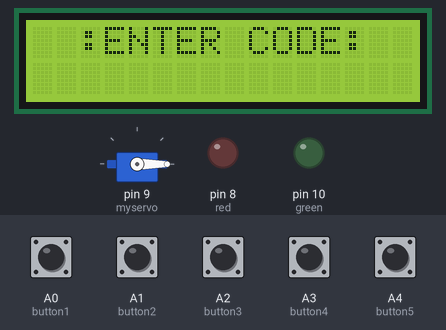
Bench run of a sketch on a simulated Arduino Uno, built with avr-gcc and run on an emulated ATmega328P. On the bench: 16×2 character LCD, servo, output pins drawn as LEDs (lit = HIGH). The inputs (shaded band) are chosen by the test bench; at power-on: A0 (button1), A1 (button2), A2 (button3), A3 (button4), A4 (button5) LOW.

Above: at 1.2 s.
1.3 s: A0 (button1) pulled HIGH for 0.15 s
At 2.1 s:
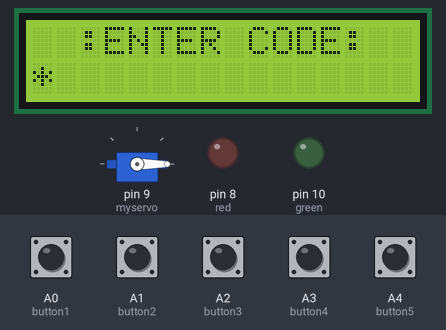
2.9 s: A1 (button2) pulled HIGH for 0.15 s
At 3.3 s:
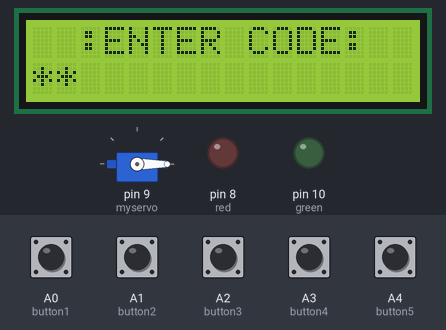
4.5 s: A2 (button3) pulled HIGH for 0.15 s
At 5.7 s:
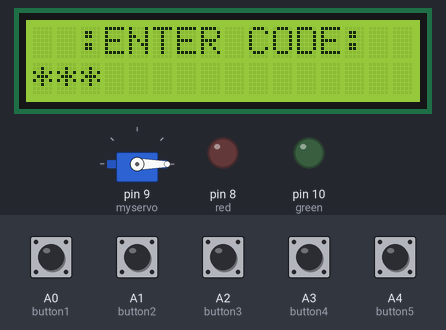
6.1 s: A3 (button4) pulled HIGH for 0.15 s
At 7.0 s:
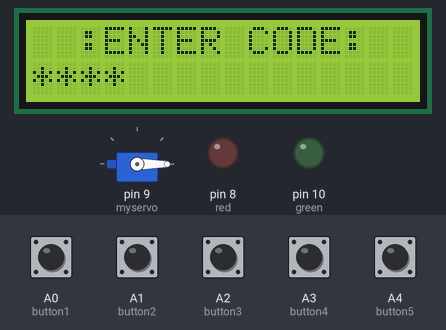
7.7 s: A4 (button5) pulled HIGH for 0.15 s
At 8.4 s:
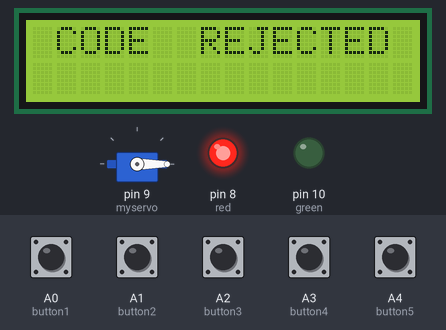
Timing chart, 0 to 14.2 s (numbered marks = the images above; inputs shaded):
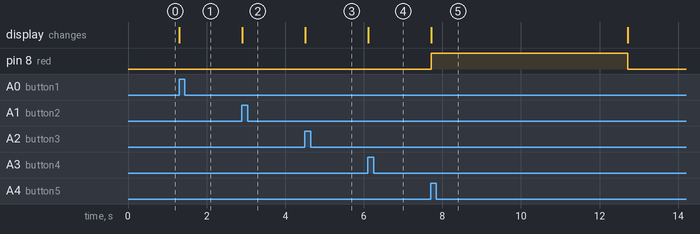

Measured:
- after the input at 1.3 s, the display: changes at once (image 1)
- after the input at 2.9 s, the display: changes at once (image 2)
- after the input at 4.5 s, the display: changes at once (image 3)
- after the input at 6.1 s, the display: changes at once (image 4)
- after the input at 7.7 s, pin 8 (red): LOW → HIGH at once, → LOW 5.0 s later; the display: changes at once (image 5)

The sketch:

5_button_combo.ino
```cpp
/* Arduino 5 Button Combination Lock
   Author - Gtr_Stitch
   06/22/2013                           */


// Here we include our libraries

#include <Servo.h>
#include <LiquidCrystal.h>

// Initialize the libraries and set the pins for the LCD

LiquidCrystal lcd(2,3,4,5,6,7);
Servo myservo;

// const int means Constant Integer. Constants don't change. Fitting since we are using buttons. Don't want our Arduino to get
// confused!

const int button1 = A0;
const int button2 = A1;
const int button3 = A2;
const int button4 = A3;
const int button5 = A4;

// We will be using "countx" to keep track of how many times a button is pressed

int count1 = 0;
int count2 = 0;
int count3 = 0;
int count4 = 0;
int count5 = 0;

// "statex" will keep track of the state of the button. Was it just pressed?

int state1 = 0;
int state2 = 0;
int state3 = 0;
int state4 = 0;
int state5 = 0;

// These keep tabs on the previous state of the button. Was it high? Low?

int prev1 = 0;
int prev2 = 0;
int prev3 = 0;
int prev4 = 0;
int prev5 = 0;

// totalcount is how many times each button was pressed...like a combination.

int totalcount = 0;

// This applies to the LCD. It will be used to display an asterisk when inputting the combination.

int rows = 0;

// And declare the LEDs :)

int red = 8;
int green = 10;

// Here we setup how the pins will function (input/output), start the LCD, and designate which
// pin we have the servo attached to. We will also start off with the servo at 0 degrees.

void setup(){
  pinMode(button1, INPUT);
  pinMode(button2, INPUT);
  pinMode(button3, INPUT);
  pinMode(button4, INPUT);
  pinMode(button5, INPUT);
  pinMode(red, OUTPUT);
  pinMode(green, OUTPUT);
  lcd.begin(16,2);
  lcd.setCursor(0,0);
  lcd.print("  :ENTER CODE:  ");
  Serial.begin(9600);     // For debug. Visually see the button presses.
  myservo.attach(9);
  myservo.write(0);
}

// Start off by reading the state of the pins.

void loop(){
  state1 = digitalRead(button1);
  state2 = digitalRead(button2);
  state3 = digitalRead(button3);
  state4 = digitalRead(button4);
  state5 = digitalRead(button5);

// If the state of the button does not equal it's previous state (1 = HIGH, 0 = LOW), which basically
// means, was it just pressed or released? If the state of the button is HIGH (1)
// we increment the count of that button.


  if (state1 != prev1){
    delay(10);
    if (state1 == HIGH){
      count1++;
    }
// Note the delay(10). This is important. It facilitates a debounce. Buttons have an intert
// bounciness. You can't feel it, but when you press a button, it sometimes makes
// contact more than once, and the Arduino will see that as multiple presses. The delay
// pauses the program for 10 milliseconds, allowing the button to "settle", and then
// resumes. 10 milliseconds should be long enough, but adjust longer if needed.


    else{}
  }

// We do that for each button.

  if (state2 != prev2){
    delay(10);
    if (state2 == HIGH){
      count2++;
    }
    else{}
  }

  if (state3 != prev3){
    delay(10);
    if (state3 == HIGH){
      count3++;
    }
    else{}
  }

  if (state4 != prev4){
    delay(10);
    if (state4 == HIGH){
      count4++;
    }
    else{}
  }

  if (state5 != prev5){
    delay(10);
    if (state5 == HIGH){
      count5++;
    }
    else{}
  }

// This will help keep track of what kind of actions are going on with
// the buttons. When the button is pushed, its state does not match
// it's previous state, indicating a change. Here we set the previous
// state to the current state, so that the moment you push or
// release, the Arduino knows it, and acts accordingly.

  prev1 = state1;
  prev2 = state2;
  prev3 = state3;
  prev4 = state4;
  prev5 = state5;

// Then we tally up how many times each button was pressed.

  totalcount = count1 + count2 + count3 + count4 + count5;

// This is where we write an asterisk ("*") to the LCD each time a button is pressed.

  for (rows = 0; rows < totalcount; rows+1){
    lcd.setCursor(rows,1);
    lcd.print("*");
    rows++;
  }

// "rows" is where the cursor is (left to right) on the LCD.
//For each time a button is pressed, we increment "rows" by one, and
// set that as the cursor location. We do this up to a certain point (5)
//because that is how many digits are in our combination.

// Now, if our totalcount reaches 5, we will start looking at how many times
// each button was pressed. If it matches what our predetermined combo...

   if (totalcount == 5){
    if (count1 == 2 && count2 == 0 && count3 == 1 && count4 == 2 && count5 == 0){
      lcd.clear();
      lcd.print(" CODE  ACCEPTED ");  // Code Accepted!
      myservo.write(90);            // the servo moves to 90 degrees, as if unlocking a door.
      digitalWrite(green, HIGH);   // green equals good, thus the green LED is on

// make sure the red LED stays off if you didn't get the code right the first time
      digitalWrite(red, LOW);
      count1 = 0;   // Reset all our conunters to 0, starting the process over again.
      count2 = 0;
      count3 = 0;
      count4 = 0;
      count5 = 0;
      totalcount = 0;
      delay(10000);
      lcd.clear();
      lcd.setCursor(0,0);
      lcd.print("  :ENTER CODE:  ");   // And we're back at the beginning.
      myservo.write(0);
      digitalWrite(green, LOW);
    }
    else if (count1 != 2 && count2 != 0 && count3 != 1 && count4 != 2 && count5 != 0 && totalcount == 5){
      lcd.clear();
      lcd.setCursor(0,0);
      lcd.print(" CODE  REJECTED ");   // This and the part below are where if the count of each button
      digitalWrite(red, HIGH); // does not equal the predetermined count, or if it's greater than the count,
      digitalWrite(green, LOW); //and the number of total presses equals 5 (indicating that a 5 digit
      count1 = 0; // combination was entered but is wrong) then the code is rejected. Rejected!
      count2 = 0;
      count3 = 0;
      count4 = 0;
      count5 = 0;
      totalcount = 0;
      delay(5000);
      lcd.clear();
      lcd.setCursor(0,0);
      lcd.print("  :ENTER CODE:  ");
      digitalWrite(red, LOW);
    }
    else if (count1 > 2 && count2 > 0 && count3 > 1 && count4 > 2 && count5 > 0 || totalcount == 5){
      lcd.clear();
      lcd.setCursor(0,0);
      lcd.print(" CODE  REJECTED ");
      digitalWrite(red, HIGH);
      digitalWrite(green, LOW);
      count1 = 0;
      count2 = 0;
      count3 = 0;
      count4 = 0;
      count5 = 0;
      totalcount = 0;
      delay(5000);
      lcd.clear();
      lcd.setCursor(0,0);
      lcd.print("  :ENTER CODE:  ");
      digitalWrite(red, LOW);
    }
  }
}
```
